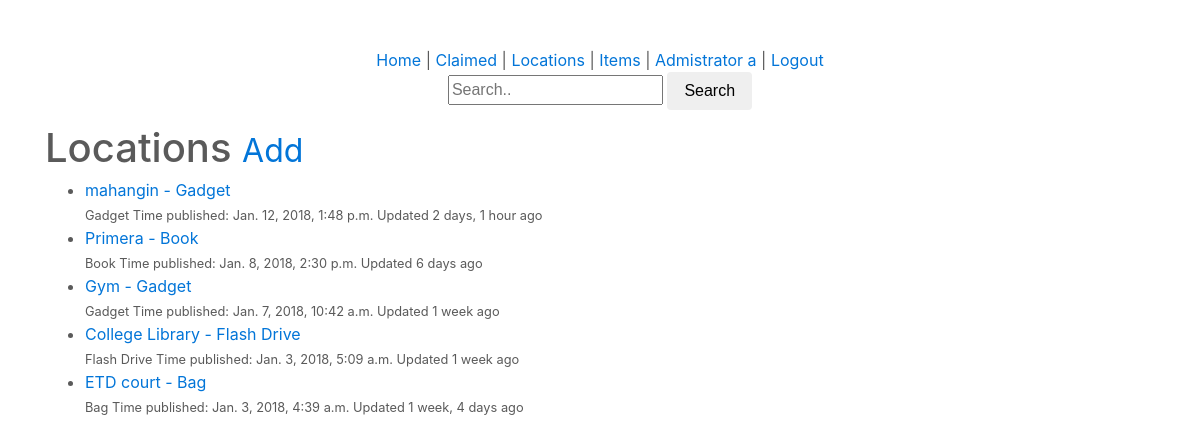
Before: /locations/ (signed in) with the older database file.
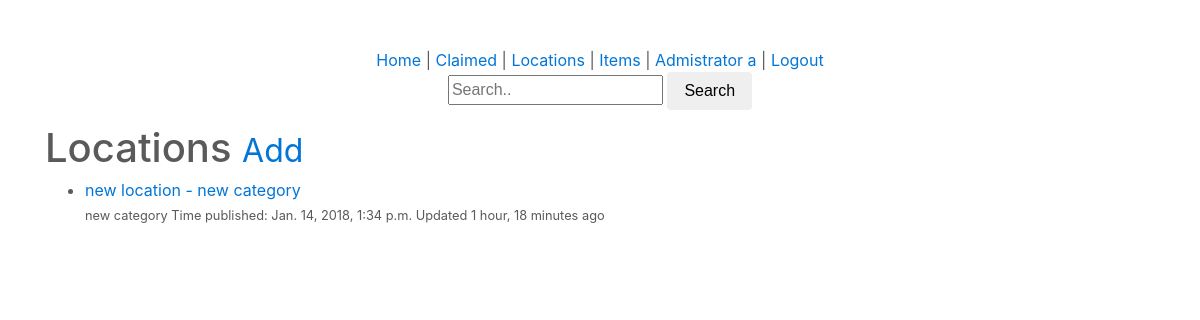
After: the same page with the newer database file.
### locations/models.py (models this page shows, shortened)
class Location(models.Model):
	user 				= models.ForeignKey(User)
	location 			= models.CharField(max_length=120)
	category 			= models.CharField(max_length=120)
	timestamp			= models.DateTimeField(auto_now_add=True)
	updated				= models.DateTimeField(auto_now=True)
	slug				= models.SlugField(null=True, blank=True)
	objects 			= LocationManager()
	def __str__(self):
		return '%s - %s' % (self.location, self.category)
	class Meta:
		ordering = ['-updated', '-timestamp']
	def get_absolute_url(self):
		return reverse('locations:edit', kwargs={'slug': self.slug})

### locations/views.py (the view)
class LocationListView(LoginRequiredMixin, ListView):
	def get_queryset(self):
		return Location.objects.filter(user=self.request.user)
	def get_context_data(self, *args, **kwargs):
		context =super(LocationListView, self).get_context_data(*args, **kwargs)
		query = self.request.GET.get('q')
		qs = Location.objects.filter(user=self.request.user).search(query)
		if qs.exists():
			context['object_list'] = qs
		return context

### locations/models.py (called while the page is built, shortened)
	def search(self, query):
		return self

	def get_queryset(self):
		return LocationQuerySet(self.model, using=self._db)

### locations/templates/locations/location_list.html (shortened to what this page needs)
{% extends "base.html" %}
{% block content %}
<h1>Locations <small><a href='{% url "locations:create"%}'>Add</a></small></h1>
<ul>
	{% for obj in object_list %}
		<li><a href='{{ obj.get_absolute_url }}'>{{ obj }}</a><br/><small>{{ obj.category }} Time published: {{ obj.timestamp }} Updated {{ obj.updated|timesince }} ago</small></li>
		{% empty %}
			<li><a href='{% url "locations:create"%}'>Add One</a></li>
	{% endfor %}
</ul>
{% endblock %}

### templates/base.html (shortened to what this page needs)
<!DOCTYPE html>
<html lang=en>
<head>
	{% include 'snippets/css.html' %}
</head>
	<header>
		{% include 'snippets/nav.html'%}
	</header>
	<body>
		<div class='container'>
			{% block content %}{% endblock content %}
		</div>
	</body>
</html>

### templates/snippets/css.html
{% load staticfiles %}
<link rel="stylesheet" href="{% static 'css/bootstrap.min.css' %}">
<link rel="stylesheet" href="{% static 'css/carousel.css' %}">

### templates/snippets/nav.html (shortened to what this page needs)
<div class='container col-sm-12 text-center col-sm-offset-3'>
	{% if request.user.is_authenticated %}
		{% if request.user.is_superuser %}
			<a href='{% url "home" %}'>Home</a> |
			<a href='{% url "claimed" %}'>Claimed</a> |
			<a href='{% url "locations:location" %}'>Locations</a> |
			<a href='{% url "items:item" %}'>Items</a> |
			<a href='{% url "profile:details" username=user.username %}'>{{ user.first_name }} {{ user.last_name }}</a> |
			<a href='{% url "logout" %}'>Logout</a>
			{% include 'snippets/search-snippet.html'%}
		{% endif %}
	{% else %}
	<a href='{% url "login" %}'>Login</a> |
	<a href='{% url "register" %}'>Register</a>
	{% endif %}
</div>

### templates/snippets/search-snippet.html
<form class='form' method='GET' action='.'>
	<input type='text' placeholder='Search..' name='q' value='{{ request.GET.q }}'>
	<button class='btn btn-default' type='submit'>Search</button>
</form>

### templates/snippets/js.html (shortened to what this page needs)
{% load staticfiles %}

### templates/static/css/carousel.css (style rules this page uses)
body { padding-top: 3rem; padding-bottom: 3rem; color: #5a5a5a; }

Changed rows visible on the page:
removed Location: location+category "mahangin - Gadget", category "Gadget", timestamp "Jan. 12, 2018, 1:48 p.m.", updated "2 days, 1 hour"
removed Location: location+category "Primera - Book", category "Book", timestamp "Jan. 8, 2018, 2:30 p.m.", updated "6 days"
removed Location: location+category "Gym - Gadget", category "Gadget", timestamp "Jan. 7, 2018, 10:42 a.m.", updated "1 week"
removed Location: location+category "College Library - Flash Drive", category "Flash Drive", timestamp "Jan. 3, 2018, 5:09 a.m.", updated "1 week"
removed Location: location+category "ETD court - Bag", category "Bag", timestamp "Jan. 3, 2018, 4:39 a.m.", updated "1 week, 4 days"
added Location: location+category "new location - new category", category "new category", timestamp "Jan. 14, 2018, 1:34 p.m.", updated "1 hour, 18 minutes"
